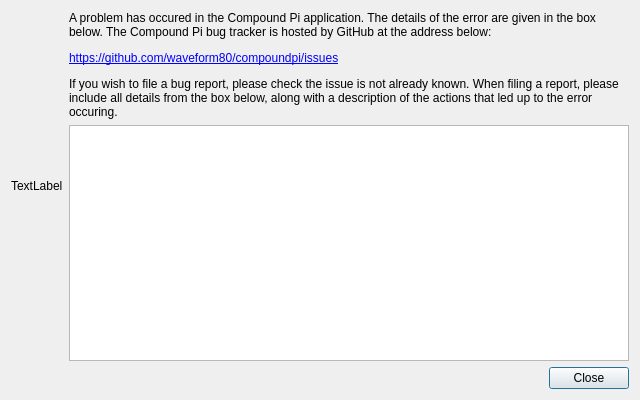
<?xml version="1.0" encoding="UTF-8"?>
<ui version="4.0">
 <class>ErrorDialog</class>
 <widget class="QDialog" name="ErrorDialog">
  <property name="geometry">
   <rect>
    <x>0</x>
    <y>0</y>
    <width>640</width>
    <height>400</height>
   </rect>
  </property>
  <property name="windowTitle">
   <string>Application Error</string>
  </property>
  <layout class="QVBoxLayout" name="verticalLayout">
   <item>
    <layout class="QHBoxLayout" name="horizontalLayout">
     <item>
      <widget class="QLabel" name="icon_label">
       <property name="text">
        <string>TextLabel</string>
       </property>
      </widget>
     </item>
     <item>
      <layout class="QVBoxLayout" name="verticalLayout_2">
       <item>
        <widget class="QLabel" name="report_label">
         <property name="text">
          <string>&lt;html&gt;&lt;head/&gt;&lt;body&gt;&lt;p&gt;A problem has occured in the Compound Pi application. The details of the error are given in the box below. The Compound Pi bug tracker is hosted by GitHub at the address below:&lt;/p&gt;&lt;p&gt;&lt;a href=&quot;https://github.com/waveform80/compoundpi/issues&quot;&gt;&lt;span style=&quot; text-decoration: underline; color:#0000ff;&quot;&gt;https://github.com/waveform80/compoundpi/issues&lt;/span&gt;&lt;/a&gt;&lt;/p&gt;&lt;p&gt;If you wish to file a bug report, please check the issue is not already known. When filing a report, please include all details from the box below, along with a description of the actions that led up to the error occuring.&lt;/p&gt;&lt;/body&gt;&lt;/html&gt;</string>
         </property>
         <property name="wordWrap">
          <bool>true</bool>
         </property>
         <property name="openExternalLinks">
          <bool>true</bool>
         </property>
        </widget>
       </item>
       <item>
        <widget class="QPlainTextEdit" name="traceback_text">
         <property name="readOnly">
          <bool>true</bool>
         </property>
        </widget>
       </item>
      </layout>
     </item>
    </layout>
   </item>
   <item>
    <widget class="QDialogButtonBox" name="button_box">
     <property name="orientation">
      <enum>Qt::Horizontal</enum>
     </property>
     <property name="standardButtons">
      <set>QDialogButtonBox::Close</set>
     </property>
    </widget>
   </item>
  </layout>
 </widget>
 <resources/>
 <connections>
  <connection>
   <sender>button_box</sender>
   <signal>accepted()</signal>
   <receiver>ErrorDialog</receiver>
   <slot>accept()</slot>
   <hints>
    <hint type="sourcelabel">
     <x>248</x>
     <y>254</y>
    </hint>
    <hint type="destinationlabel">
     <x>157</x>
     <y>274</y>
    </hint>
   </hints>
  </connection>
  <connection>
   <sender>button_box</sender>
   <signal>rejected()</signal>
   <receiver>ErrorDialog</receiver>
   <slot>reject()</slot>
   <hints>
    <hint type="sourcelabel">
     <x>316</x>
     <y>260</y>
    </hint>
    <hint type="destinationlabel">
     <x>286</x>
     <y>274</y>
    </hint>
   </hints>
  </connection>
 </connections>
</ui>
